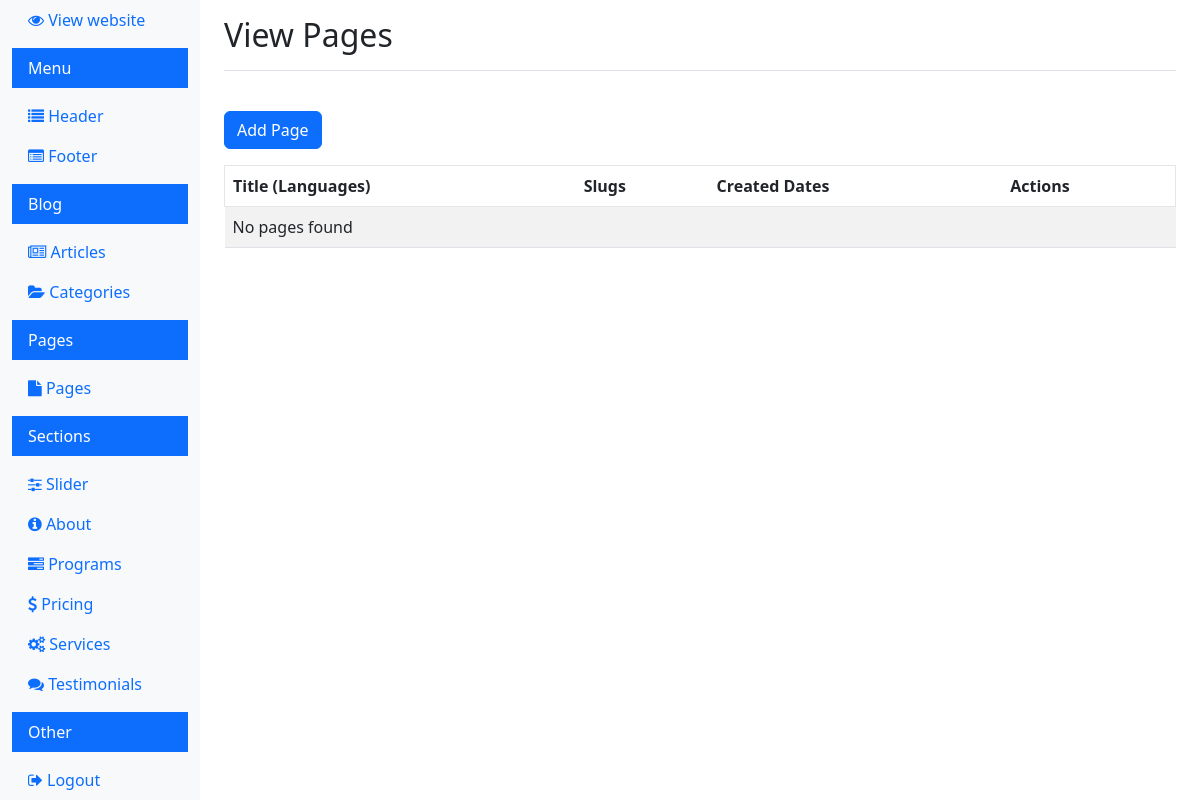
Page /dashboard/view_pages.php (signed in) on the earlier database version.
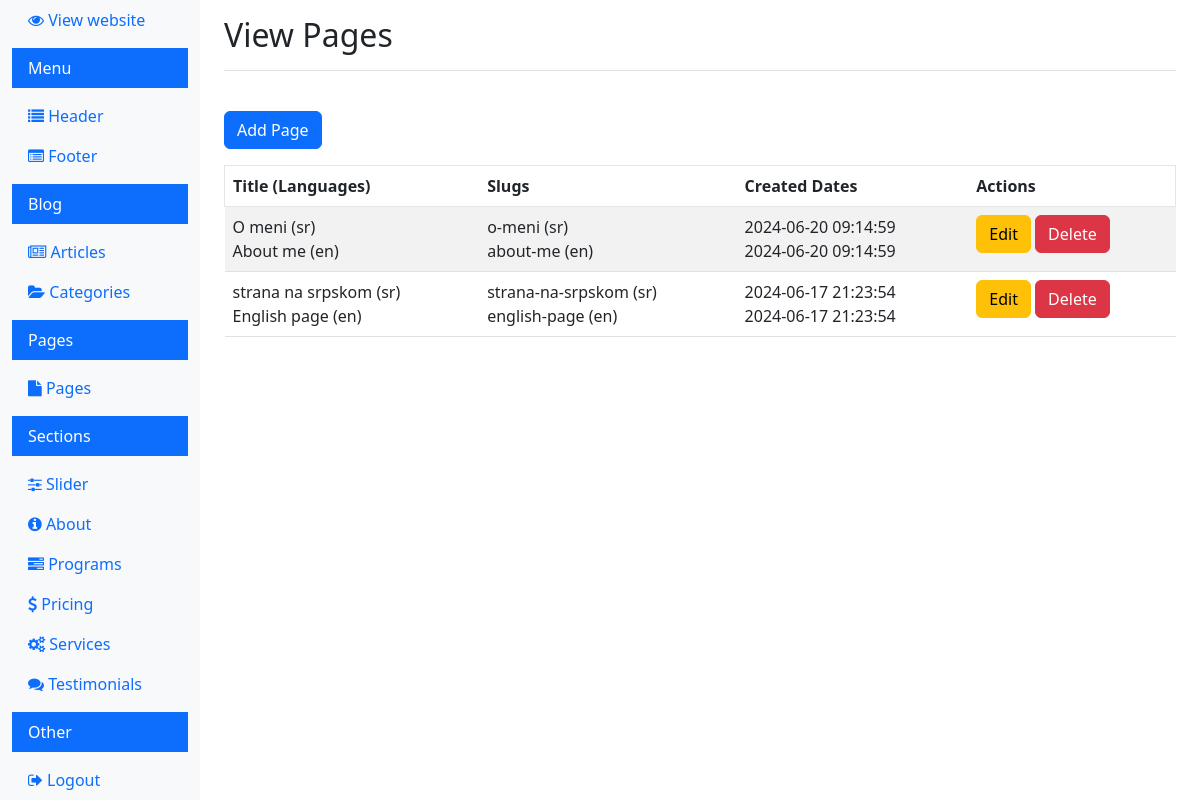
Same page on the later database version.
### tables this page shows
CREATE TABLE IF NOT EXISTS `pages` (
  `id` int(11) NOT NULL AUTO_INCREMENT,
  `page_group_id` varchar(255) DEFAULT NULL,
  `title` varchar(255) DEFAULT NULL,
  `content` text,
  `slug` varchar(191) DEFAULT NULL,
  `language` enum('en','sr') DEFAULT NULL,
  `created_at` timestamp NULL DEFAULT CURRENT_TIMESTAMP,
  `updated_at` timestamp NULL DEFAULT CURRENT_TIMESTAMP ON UPDATE CURRENT_TIMESTAMP,
  PRIMARY KEY (`id`),
  UNIQUE KEY `slug_language` (`slug`,`language`)
);

### dashboard/view_pages.php (the view, shortened to what this page needs)
<?php
$conn = new mysqli(DB_HOST, DB_USER, DB_PASS, DB_NAME);
$sql = "SELECT p1.page_group_id,
               p1.title AS title_sr, p2.title AS title_en,
               p1.slug AS slug_sr, p2.slug AS slug_en,
               p1.created_at AS created_at_sr, p2.created_at AS created_at_en
        FROM pages p1
        LEFT JOIN pages p2 ON p1.page_group_id = p2.page_group_id AND p2.language = 'en'
        WHERE p1.language = 'sr'
        ORDER BY p1.created_at DESC";
$result = $conn->query($sql);
$pages = [];
if ($result->num_rows > 0) {
  while ($row = $result->fetch_assoc()) {
    $pages[] = $row;
  }
}
?>
<!doctype html>
<html lang="sr">
<head>
  <link rel="stylesheet" href="../css/bootstrap.min.css">
  <link rel="stylesheet" href="https://cdnjs.cloudflare.com/ajax/libs/font-awesome/4.7.0/css/font-awesome.min.css">
  <link rel="stylesheet" href="../css/style.css">
</head>
<body>
  <div class="container-fluid">
    <div class="row">
      <?php include 'navigation.php'; ?>
      <main role="main" class="col-md-9 ms-sm-auto col-lg-10 px-md-4">
        <div class="d-flex justify-content-between flex-wrap flex-md-nowrap align-items-center pt-3 pb-2 mb-3 border-bottom">
          <h1 class="h2">View Pages</h1>
        </div>
        <div id="main-content">
          <a href="add_page.php" class="btn btn-primary mb-3 mt-4">Add Page</a>
          <table class="table table-striped">
            <thead>
              <tr>
                <th>Title (Languages)</th>
                <th>Slugs</th>
                <th>Created Dates</th>
                <th>Actions</th>
              </tr>
            </thead>
            <tbody>
              <?php if (!empty($pages)) : ?>
                <?php foreach ($pages as $page) : ?>
                  <tr>
                    <td>
                      <?php echo htmlspecialchars($page['title_sr']); ?> (sr)<br>
                      <?php echo htmlspecialchars($page['title_en']); ?> (en)
                    </td>
                    <td>
                      <?php echo htmlspecialchars($page['slug_sr']); ?> (sr)<br>
                      <?php echo htmlspecialchars($page['slug_en']); ?> (en)
                    </td>
                    <td>
                      <?php echo htmlspecialchars($page['created_at_sr']); ?><br>
                      <?php echo htmlspecialchars($page['created_at_en']); ?>
                    </td>
                    <td>
                      <a href="edit_page.php?id=<?php echo $page['page_group_id']; ?>" class="btn btn-warning">Edit</a>
                      <a href="delete_page.php?id=<?php echo $page['page_group_id']; ?>" class="btn btn-danger" onclick="return confirm('Are you sure you want to delete this page?');">Delete</a>
                    </td>
                  </tr>
                <?php endforeach; ?>
              <?php else : ?>
                <tr>
                  <td colspan="4">No pages found</td>
                </tr>
              <?php endif; ?>
            </tbody>
          </table>
        </div>
      </main>
    </div>
  </div>
</body>
</html>

Differences in the rows shown:
added pages: title "O meni", pages.title "About me", slug "o-meni", pages.slug "about-me", created_at "2024-06-20 09:14:59", pages.created_at "2024-06-20 09:14:59"
added pages: title "strana na srpskom", pages.title "English page", slug "strana-na-srpskom", pages.slug "english-page", created_at "2024-06-17 21:23:54", pages.created_at "2024-06-17 21:23:54"
Other differences:
text no longer shown: "No pages found"
